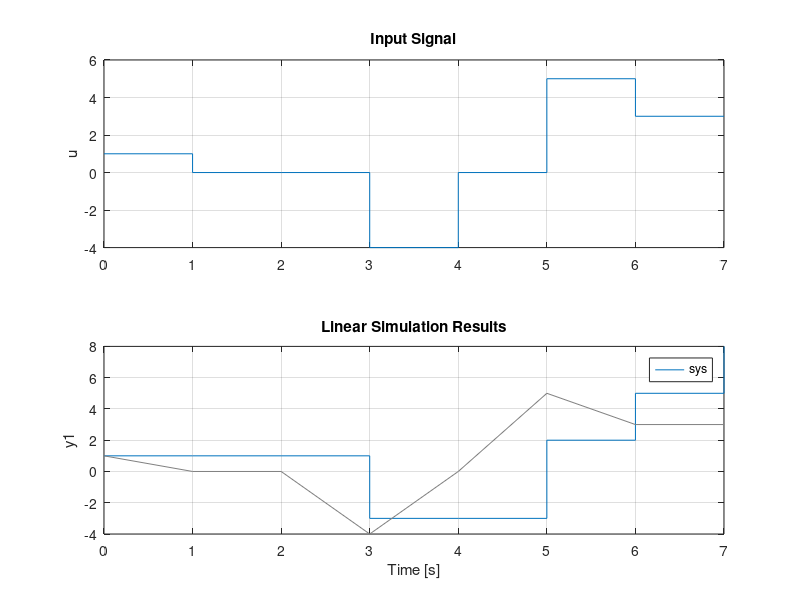

MATLAB code to generate this figure:
%
% dc_plot.m
%
% Digital to steady state transfer function.
%

clear;

T = 1;  % time step

D1 = tf([1], [1 0], T, 'inname', 'y1', 'outname', 'r1');
S1 = sumblk('y1 = u1 + r1');
sys = connect(D1, S1, 'u1', 'y1');

u = [1 0 0 -4 0 5 3 3];
t = 0:(size(u,2)-1);  % start at zero

figure;
subplot(2,1,1);
stairs(t,u);
grid on;
axis auto;
title('Input Signal');
ylabel('u');

subplot(2,1,2);
lsim(sys, u);
grid on;
axis auto;

print('dc_plot1.eps', '-color', '-deps2');
